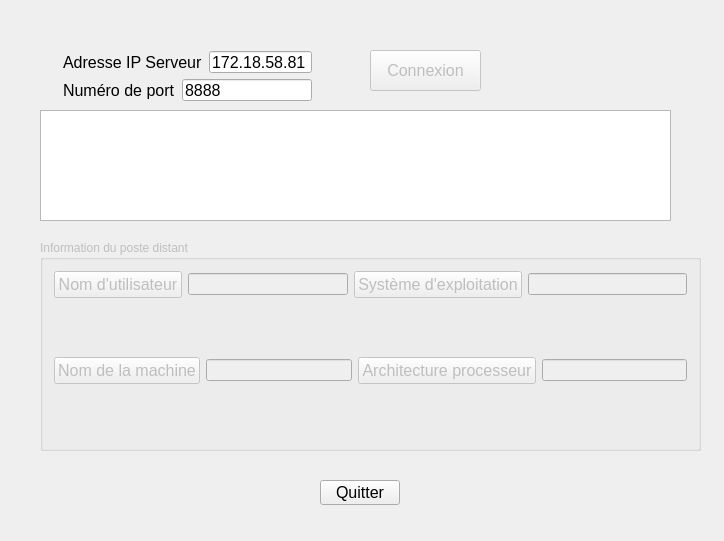
<?xml version="1.0" encoding="UTF-8"?>
<ui version="4.0">
 <class>IhmSocket</class>
 <widget class="QWidget" name="IhmSocket">
  <property name="geometry">
   <rect>
    <x>0</x>
    <y>0</y>
    <width>724</width>
    <height>541</height>
   </rect>
  </property>
  <property name="windowTitle">
   <string>ClientInfoOrdi</string>
  </property>
  <widget class="QPushButton" name="pushButtonConnexionAuServeur">
   <property name="enabled">
    <bool>false</bool>
   </property>
   <property name="geometry">
    <rect>
     <x>370</x>
     <y>50</y>
     <width>111</width>
     <height>41</height>
    </rect>
   </property>
   <property name="font">
    <font>
     <pointsize>12</pointsize>
    </font>
   </property>
   <property name="text">
    <string>Connexion</string>
   </property>
  </widget>
  <widget class="QWidget" name="layoutWidget">
   <property name="geometry">
    <rect>
     <x>52</x>
     <y>40</y>
     <width>271</width>
     <height>72</height>
    </rect>
   </property>
   <layout class="QVBoxLayout" name="verticalLayout">
    <item>
     <layout class="QHBoxLayout" name="horizontalLayout_2">
      <item>
       <widget class="QLabel" name="label">
        <property name="font">
         <font>
          <pointsize>12</pointsize>
         </font>
        </property>
        <property name="text">
         <string>Adresse IP Serveur</string>
        </property>
       </widget>
      </item>
      <item>
       <spacer name="horizontalSpacer">
        <property name="orientation">
         <enum>Qt::Horizontal</enum>
        </property>
        <property name="sizeHint" stdset="0">
         <size>
          <width>13</width>
          <height>20</height>
         </size>
        </property>
       </spacer>
      </item>
      <item>
       <widget class="QLineEdit" name="lineEditAdresse">
        <property name="font">
         <font>
          <pointsize>12</pointsize>
         </font>
        </property>
        <property name="text">
         <string>172.18.58.81</string>
        </property>
       </widget>
      </item>
     </layout>
    </item>
    <item>
     <layout class="QHBoxLayout" name="horizontalLayout">
      <item>
       <widget class="QLabel" name="label_2">
        <property name="font">
         <font>
          <pointsize>12</pointsize>
         </font>
        </property>
        <property name="text">
         <string>Numéro de port</string>
        </property>
       </widget>
      </item>
      <item>
       <spacer name="horizontalSpacer_2">
        <property name="orientation">
         <enum>Qt::Horizontal</enum>
        </property>
        <property name="sizeHint" stdset="0">
         <size>
          <width>13</width>
          <height>20</height>
         </size>
        </property>
       </spacer>
      </item>
      <item>
       <widget class="QLineEdit" name="lineEditNumeroPort">
        <property name="font">
         <font>
          <pointsize>12</pointsize>
         </font>
        </property>
        <property name="text">
         <string>8888</string>
        </property>
       </widget>
      </item>
     </layout>
    </item>
   </layout>
  </widget>
  <widget class="QTextEdit" name="textEditAfficheurEvenement">
   <property name="geometry">
    <rect>
     <x>40</x>
     <y>110</y>
     <width>631</width>
     <height>111</height>
    </rect>
   </property>
  </widget>
  <widget class="QGroupBox" name="groupBoxInfosPoste">
   <property name="enabled">
    <bool>false</bool>
   </property>
   <property name="geometry">
    <rect>
     <x>40</x>
     <y>240</y>
     <width>661</width>
     <height>211</height>
    </rect>
   </property>
   <property name="title">
    <string>Information du poste distant</string>
   </property>
   <layout class="QVBoxLayout" name="verticalLayout_2">
    <item>
     <layout class="QHBoxLayout" name="horizontalLayout_3">
      <item>
       <widget class="QPushButton" name="pushButtonNomUtilisateur">
        <property name="font">
         <font>
          <pointsize>12</pointsize>
         </font>
        </property>
        <property name="text">
         <string>Nom d'utilisateur</string>
        </property>
       </widget>
      </item>
      <item>
       <widget class="QLineEdit" name="lineEditNomUtilisateur"/>
      </item>
      <item>
       <widget class="QPushButton" name="pushButtonNomDomaine">
        <property name="font">
         <font>
          <pointsize>12</pointsize>
         </font>
        </property>
        <property name="text">
         <string>Système d'exploitation</string>
        </property>
       </widget>
      </item>
      <item>
       <widget class="QLineEdit" name="lineEditNomDomaine"/>
      </item>
     </layout>
    </item>
    <item>
     <spacer name="verticalSpacer">
      <property name="orientation">
       <enum>Qt::Vertical</enum>
      </property>
      <property name="sizeHint" stdset="0">
       <size>
        <width>20</width>
        <height>32</height>
       </size>
      </property>
     </spacer>
    </item>
    <item>
     <layout class="QHBoxLayout" name="horizontalLayout_4">
      <item>
       <widget class="QPushButton" name="pushButtonNomMachine">
        <property name="font">
         <font>
          <pointsize>12</pointsize>
         </font>
        </property>
        <property name="text">
         <string>Nom de la machine</string>
        </property>
       </widget>
      </item>
      <item>
       <widget class="QLineEdit" name="lineEditNomMachine"/>
      </item>
      <item>
       <widget class="QPushButton" name="pushButtonTypeDemarrage">
        <property name="font">
         <font>
          <pointsize>12</pointsize>
         </font>
        </property>
        <property name="text">
         <string>Architecture processeur</string>
        </property>
       </widget>
      </item>
      <item>
       <widget class="QLineEdit" name="lineEditTypeDemarrage"/>
      </item>
     </layout>
    </item>
    <item>
     <spacer name="verticalSpacer_2">
      <property name="orientation">
       <enum>Qt::Vertical</enum>
      </property>
      <property name="sizeHint" stdset="0">
       <size>
        <width>20</width>
        <height>32</height>
       </size>
      </property>
     </spacer>
    </item>
    <item>
     <layout class="QHBoxLayout" name="horizontalLayout_5"/>
    </item>
   </layout>
  </widget>
  <widget class="QPushButton" name="pushButton_8">
   <property name="geometry">
    <rect>
     <x>320</x>
     <y>480</y>
     <width>80</width>
     <height>25</height>
    </rect>
   </property>
   <property name="font">
    <font>
     <pointsize>12</pointsize>
    </font>
   </property>
   <property name="text">
    <string>Quitter</string>
   </property>
  </widget>
 </widget>
 <layoutdefault spacing="6" margin="11"/>
 <resources/>
 <connections>
  <connection>
   <sender>pushButton_8</sender>
   <signal>clicked()</signal>
   <receiver>IhmSocket</receiver>
   <slot>close()</slot>
   <hints>
    <hint type="sourcelabel">
     <x>382</x>
     <y>488</y>
    </hint>
    <hint type="destinationlabel">
     <x>513</x>
     <y>491</y>
    </hint>
   </hints>
  </connection>
 </connections>
</ui>
